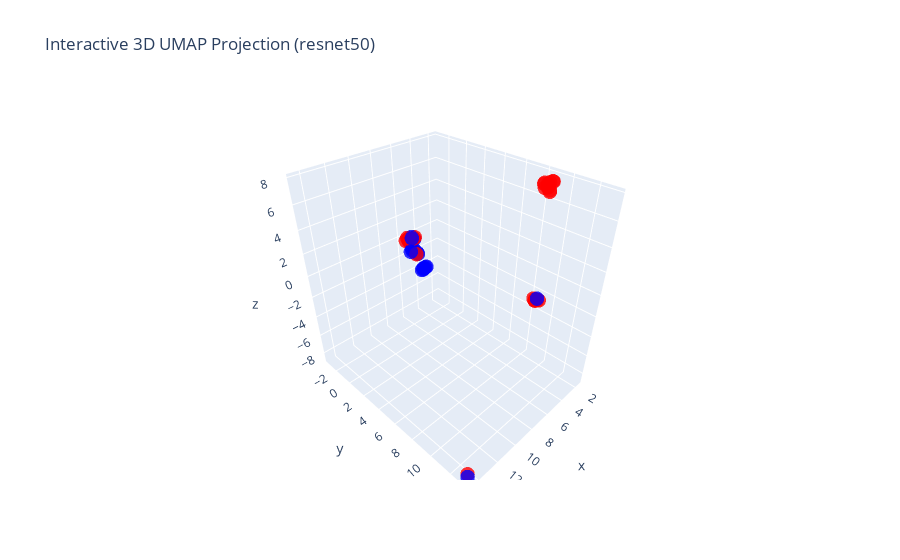

Notebook code cell kept with this figure:
### Code cell
fig = go.Figure(data=[go.Scatter3d(
    x=results[:, 0], y=results[:, 1], z=results[:, 2],
    mode='markers',
    marker=dict(size=5, color=colors, opacity=0.8)
)])

fig.update_layout(
    title="Interactive 3D UMAP Projection (resnet50)",
)

fig.show()

### Figure 1 — Plotly figure (JSON) as saved in the notebook; plotly's stock layout.template omitted (floating-point values rounded to 4 significant figures)
{"data": [{"marker": {"color": ["red", "blue", "blue", "red", "red", "blue", "red", "red", "red", "red", "blue", "red", "blue", "red", "red", "blue", "red", "blue", "red", "blue", "red", "blue", "red", "red", "red", "red", "red", "red", "blue", "red", "blue", "red", "red", "blue", "red", "blue", "red", "blue", "blue", "red", "blue", "red", "blue", "blue"], "opacity": 0.8, "size": 5}, "mode": "markers", "type": "scatter3d", "x": [9.771, 9.532, 9.792, 2.225, 1.576, 9.706, 9.869, 9.829, 2.043, 2.458, 9.733, 1.81, 9.793, 2.239, 9.356, 9.686, 1.944, 3.595, 9.949, 3.634, 2.003, 9.662, 2.466, 9.753, 2.179, 2.136, 1.738, 9.42, 3.619, 2.163, 9.769, 14.47, 2.079, 3.754, 1.75, 3.659, 9.792, 14.57, 9.627, 1.956, 3.765, 2.296, 1.643, 9.891], "y": [2.36, 2.843, 2.886, 9.042, 8.82, 2.421, 2.604, 2.666, 8.568, 8.523, 3.073, 8.643, 3.492, 8.836, 2.697, 2.74, 8.687, -2.676, 2.4, -2.768, 8.564, 2.742, 8.567, 2.516, 8.445, 8.689, 8.751, 2.656, -2.921, 8.801, 3.393, 13.09, 9.007, -3.124, 8.56, -3.055, 3.31, 13.19, 2.695, 8.73, -2.905, 8.737, 8.672, 2.818], "z": [3.697, 3.718, 2.886, 7.73, -2.793, 3.47, 3.613, 3.777, 7.102, 7.458, 2.956, 6.715, 2.857, 7.601, 3.724, 3.893, -2.55, -3.763, 3.546, -3.844, -2.503, 2.897, 7.555, 3.695, 7.053, 7.161, -2.705, 3.648, -4.042, -2.509, 2.887, -8.443, 7.652, -4.274, -2.871, -4.207, 2.755, -8.543, 3.748, 6.889, -3.97, 7.468, -2.662, 2.789]}], "layout": {"title": {"text": "Interactive 3D UMAP Projection (resnet50)"}}}
